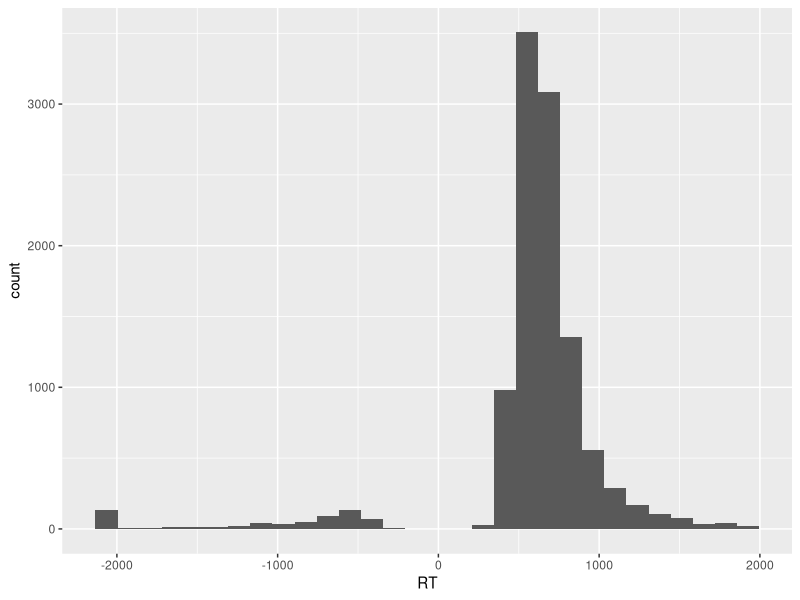
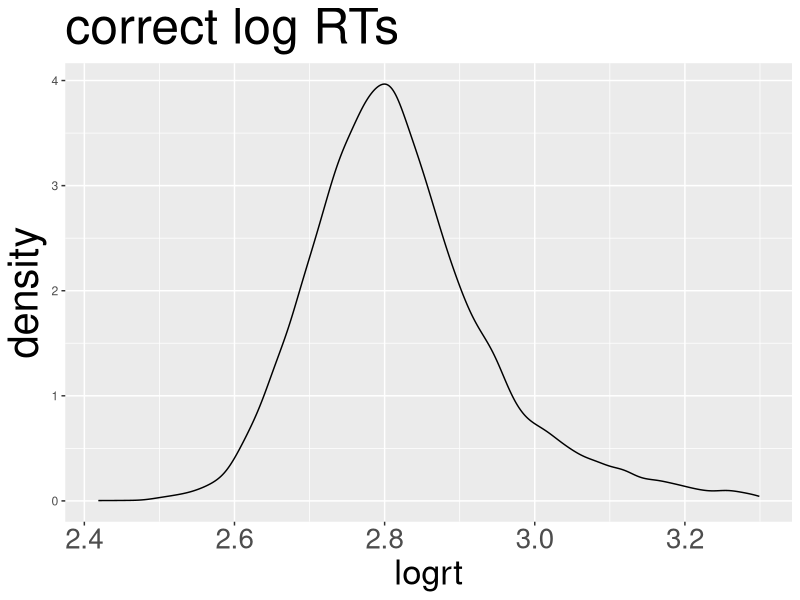

Generate these figures, in order, with R: (Note: this script raises an error after producing the figures.)



#########################################################################################################


# load packages of useful functions

library(ggplot2)
library(psych)
library(reshape2)
library(plyr)
library(gridExtra)
library(lme4)



#########################################################################################################


# working with data prepared previously -- start by locating the working directory:-


# set working directory

# -- what is the current directory?

getwd()

# -- where are the data?

setwd("/Users/robdavies/Dropbox/teaching_PG-statistics/demo data")



#########################################################################################################


# read in the data


# we are focusing on data frames collecting together the item or word stimulus attribute, participant attribute and response
# data for the ML lexical decision study


# note that the subjects.behaviour.items has data on both words and non words


# subjects.behaviour.items

ML.all <- read.csv("subjects.behaviour.items-310114.csv", header=T, na.strings = "-999")
summary(ML.all)



# examine the data  ######################################################################################


# start with the items data

summary(ML.all)


# we note the presence of negative RTs -- corresponding to errors in DMDX datafiles
# we note also that the subjects and items values ought to have been assessed in previous work


# so here we focus on the RT distributions, we start with the items data

phist <- ggplot(ML.all, aes(x=RT))
phist + geom_histogram()


# clearly there can be no -ve RTs -- we can remove them through at least two ways 
# -- one way is through conditional subsetting
# -- set the threshold at 200ms: any shorter must be error or incorrect button press registration

ML.all.correct <- subset(ML.all, RT > 200)

length(ML.all$RT)
length(ML.all.correct$RT)

# > length(ML.all$RT)
# [1] 10880
# > length(ML.all.correct$RT)
# [1] 10254

summary(ML.all.correct)


# clearly the RT distribution will be skewed even after we have removed errors
# -- we can deal with the skew using a widely adopted method: log10 transformation of RTs

ML.all.correct$logrt <- log10(ML.all.correct$RT)


# plot the distribution of log10 RTs in the subsetted dataframe

pRT3 <- ggplot(ML.all.correct, aes(x = logrt))
pRT3 <- pRT3 + geom_density() + ggtitle("correct log RTs") 
pRT3 <- pRT3 + theme(axis.title.x = element_text(size=25)) + theme(axis.text.x = element_text(size=20)) + theme(title = element_text(size=30))
pRT3



# linear modelling  #######################################################################################


# we adopt the linear modelling -- model comparison approach
# -- this may be more appropriate for exploratory than confirmatory analyses


# note that at this point we are ignoring the fact that the data have been collected according to a repeated measures design
# -- every person responded to every stimulus
# so that the observations are not independent
# -- every person's responses is likely to correlate more with each other than with the responses of other people
# we can take this clustering -- this structure -- into account quite easily in linear mixed effects models
# -- explored in later weeks


summary(ML.all.correct)


# we will use the lm() function to perform the linear modelling
# -- note that there are alternate methods for running and displaying regression models: ols()


# -- we will need to start by standardizing the numeric variables we shall be using as predictors:
# -- because we will want to look at potential interaction effects
# -- and in class three we discussed how examining interactions using multiplicative product terms
# can give rise to multicollinearity unless we first center variables on their means

ML.all.correct$zAge <- scale(ML.all.correct$Age, scale = TRUE, center = TRUE)
ML.all.correct$zTOWRE_wordacc <- scale(ML.all.correct$TOWRE_wordacc, scale = TRUE, center = TRUE)
ML.all.correct$zTOWRE_nonwordacc <- scale(ML.all.correct$TOWRE_nonwordacc, scale = TRUE, center = TRUE)
ML.all.correct$zLength <- scale(ML.all.correct$Length, scale = TRUE, center = TRUE)
ML.all.correct$zOrtho_N <- scale(ML.all.correct$Ortho_N, scale = TRUE, center = TRUE)

# -- note I am not standardizing all variables, just those I am interested in


# start with an empty model, just 1, the intercept, included as a predictor of logrt

ML.all.correct.lm.0  <- lm(logrt ~
                             
                             1,      
                           
                           data = ML.all.correct)

summary(ML.all.correct.lm.0)


# add as predictors the set of participant attribute variables

ML.all.correct.lm.1  <- lm(logrt ~
                             
                             zAge + zTOWRE_wordacc + zTOWRE_nonwordacc,     
                           
                           data = ML.all.correct)

summary(ML.all.correct.lm.1)


# add the item attribute variables

ML.all.correct.lm.2  <- lm(logrt ~
                             
                             zAge + zTOWRE_wordacc + zTOWRE_nonwordacc +
                             
                             item_type +
                             
                             zLength + zOrtho_N,     
                           
                           data = ML.all.correct)

summary(ML.all.correct.lm.2)


# we can compare model fits using information theoretic measures like AIC and BIC
# -- we would usually select the model with a BIC or AIC that is lower
# -- lower ie closer to negative infinity
# -- ie a smaller positive number is better than a larger positive number e.g. 10 is better than 100
# -- a larger negative number is better than a smaller negative number e.g. -100 is better than -10
# see slides and workbook for the explanation
# -- the more negative number is broadly closer to reality


# compare model fits:

BIC(ML.all.correct.lm.0, ML.all.correct.lm.1, ML.all.correct.lm.2)
AIC(ML.all.correct.lm.0, ML.all.correct.lm.1, ML.all.correct.lm.2)



# linear mixed-effects modelling  #######################################################################################


# we change our approach to take into account the fact that the data have been collected according to a repeated measures design
# -- every person responded to every stimulus
# so that the observations are not independent
# -- every person's responses is likely to correlate more with each other than with the responses of other people
# we can take this clustering -- this structure -- into account quite easily in linear mixed effects models


summary(ML.all.correct)


# we will use the lmer() function to perform the linear modelling
# -- note that there are alternate methods for running and displaying regression models: ols()


# start with an empty model, just 1, the intercept, included as a predictor of logrt

ML.all.correct.lmer.0  <- lmer(logrt ~
                                 
                                 (1|subjectID) + (1|item_name),      
                               
                               data = ML.all.correct, REML = FALSE)

summary(ML.all.correct.lmer.0)


# add as predictors the set of participant attribute variables

ML.all.correct.lmer.1  <- lmer(logrt ~
                                 
                                 zAge + zTOWRE_wordacc + zTOWRE_nonwordacc +
                                 
                                 (1|subjectID) + (1|item_name),     
                               
                               data = ML.all.correct, REML = FALSE)

summary(ML.all.correct.lmer.1)


# add the item attribute variables

ML.all.correct.lmer.2  <- lmer(logrt ~
                                 
                                 zAge + zTOWRE_wordacc + zTOWRE_nonwordacc +
                                 
                                 item_type +
                                 
                                 zLength + zOrtho_N+
                                 
                                 (1|subjectID) + (1|item_name),     
                               
                               data = ML.all.correct, REML = FALSE)

summary(ML.all.correct.lmer.2)


# we can compare model fits using information theoretic measures like AIC and BIC
# -- we would usually select the model with a BIC or AIC that is lower
# -- lower ie closer to negative infinity
# -- ie a smaller positive number is better than a larger positive number e.g. 10 is better than 100
# -- a larger negative number is better than a smaller negative number e.g. -100 is better than -10
# see slides and workbook for the explanation
# -- the more negative number is broadly closer to reality


# compare model fits:

BIC(ML.all.correct.lmer.0, ML.all.correct.lmer.1, ML.all.correct.lmer.2)
AIC(ML.all.correct.lmer.0, ML.all.correct.lmer.1, ML.all.correct.lmer.2)


# we can also use the likelihood ratio test comparison:-

anova(ML.all.correct.lmer.0, ML.all.correct.lmer.1)    	
anova(ML.all.correct.lmer.1, ML.all.correct.lmer.2)			
anova(ML.all.correct.lmer.2, ML.all.correct.lmer.3)	


# get confidence intervals for effects estimates for last model

summary(ML.all.correct.lmer.2)
confint(ML.all.correct.lmer.2, method = "Wald")  



